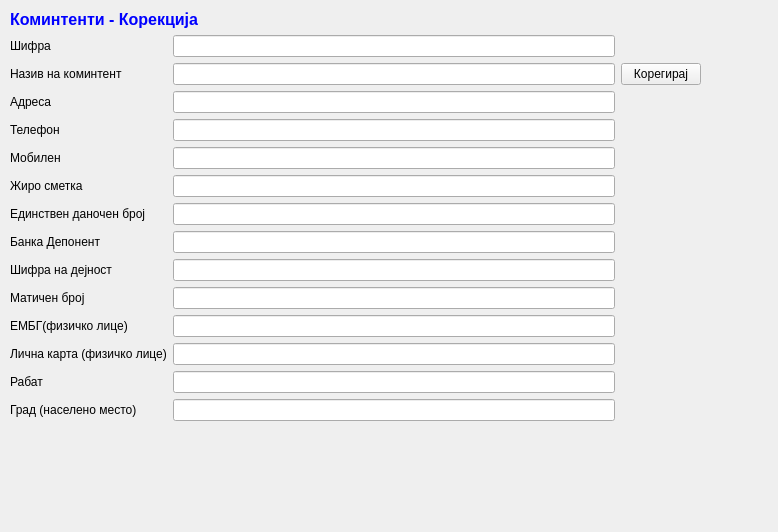
<?xml version="1.0" encoding="UTF-8"?>
<ui version="4.0">
 <class>KomintentiKorekcija</class>
 <widget class="QWidget" name="KomintentiKorekcija">
  <property name="geometry">
   <rect>
    <x>0</x>
    <y>0</y>
    <width>778</width>
    <height>532</height>
   </rect>
  </property>
  <property name="windowTitle">
   <string>Form</string>
  </property>
  <widget class="QWidget" name="layoutWidget">
   <property name="geometry">
    <rect>
     <x>10</x>
     <y>10</y>
     <width>691</width>
     <height>500</height>
    </rect>
   </property>
   <layout class="QGridLayout" name="gridLayout">
    <item row="0" column="0" colspan="3">
     <widget class="QLabel" name="label_16">
      <property name="text">
       <string>&lt;html&gt;&lt;head&gt;&lt;meta name=&quot;qrichtext&quot; content=&quot;1&quot; /&gt;&lt;style type=&quot;text/css&quot;&gt;
p, li { white-space: pre-wrap; }
&lt;/style&gt;&lt;/head&gt;&lt;body style=&quot; font-family:'MS Shell Dlg 2'; font-size:8.25pt; font-weight:400; font-style:normal; text-decoration:none;&quot;&gt;
&lt;p style=&quot; margin-top:0px; margin-bottom:0px; margin-left:0px; margin-right:0px; -qt-block-indent:0; text-indent:0px; font-size:8pt;&quot;&gt;&lt;span style=&quot; font-size:12pt; font-weight:600; color:#0000ff;&quot;&gt;Коминтенти - Корекција &lt;/span&gt;&lt;/p&gt;&lt;/body&gt;&lt;/html&gt;</string>
      </property>
     </widget>
    </item>
    <item row="1" column="0">
     <widget class="QLabel" name="label_14">
      <property name="text">
       <string>Шифра</string>
      </property>
     </widget>
    </item>
    <item row="1" column="2">
     <widget class="QLineEdit" name="lineEdit_14">
      <property name="enabled">
       <bool>true</bool>
      </property>
     </widget>
    </item>
    <item row="2" column="0" colspan="2">
     <widget class="QLabel" name="label">
      <property name="text">
       <string>Назив на коминтент</string>
      </property>
     </widget>
    </item>
    <item row="2" column="2">
     <widget class="QLineEdit" name="lineEdit"/>
    </item>
    <item row="2" column="3">
     <widget class="QPushButton" name="pushButton">
      <property name="text">
       <string>Корегирај</string>
      </property>
      <property name="icon">
       <iconset>
        <normaloff>:/sterna/Resources/key_f9.png</normaloff>:/sterna/Resources/key_f9.png</iconset>
      </property>
     </widget>
    </item>
    <item row="3" column="0">
     <widget class="QLabel" name="label_2">
      <property name="text">
       <string>Адреса</string>
      </property>
     </widget>
    </item>
    <item row="3" column="2">
     <widget class="QLineEdit" name="lineEdit_2"/>
    </item>
    <item row="4" column="0">
     <widget class="QLabel" name="label_3">
      <property name="text">
       <string>Телефон</string>
      </property>
     </widget>
    </item>
    <item row="4" column="2">
     <widget class="QLineEdit" name="lineEdit_3"/>
    </item>
    <item row="5" column="0">
     <widget class="QLabel" name="label_4">
      <property name="text">
       <string>Мобилен</string>
      </property>
     </widget>
    </item>
    <item row="5" column="2">
     <widget class="QLineEdit" name="lineEdit_4"/>
    </item>
    <item row="6" column="0" colspan="2">
     <widget class="QLabel" name="label_5">
      <property name="text">
       <string>Жиро сметка</string>
      </property>
     </widget>
    </item>
    <item row="6" column="2">
     <widget class="QLineEdit" name="lineEdit_5">
      <property name="maxLength">
       <number>15</number>
      </property>
     </widget>
    </item>
    <item row="7" column="0" colspan="2">
     <widget class="QLabel" name="label_6">
      <property name="text">
       <string>Единствен даночен број</string>
      </property>
     </widget>
    </item>
    <item row="7" column="2">
     <widget class="QLineEdit" name="lineEdit_6"/>
    </item>
    <item row="8" column="0" colspan="2">
     <widget class="QLabel" name="label_7">
      <property name="text">
       <string>Банка Депонент</string>
      </property>
     </widget>
    </item>
    <item row="8" column="2">
     <widget class="QLineEdit" name="lineEdit_7"/>
    </item>
    <item row="9" column="0" colspan="2">
     <widget class="QLabel" name="label_8">
      <property name="text">
       <string>Шифра на дејност</string>
      </property>
     </widget>
    </item>
    <item row="9" column="2">
     <widget class="QLineEdit" name="lineEdit_8"/>
    </item>
    <item row="10" column="0" colspan="2">
     <widget class="QLabel" name="label_9">
      <property name="text">
       <string>Матичен број</string>
      </property>
     </widget>
    </item>
    <item row="10" column="2">
     <widget class="QLineEdit" name="lineEdit_9"/>
    </item>
    <item row="11" column="0" colspan="2">
     <widget class="QLabel" name="label_10">
      <property name="text">
       <string>ЕМБГ(физичко лице)</string>
      </property>
     </widget>
    </item>
    <item row="11" column="2">
     <widget class="QLineEdit" name="lineEdit_10">
      <property name="maxLength">
       <number>13</number>
      </property>
     </widget>
    </item>
    <item row="12" column="0" colspan="2">
     <widget class="QLabel" name="label_11">
      <property name="text">
       <string>Лична карта (физичко лице)</string>
      </property>
     </widget>
    </item>
    <item row="12" column="2">
     <widget class="QLineEdit" name="lineEdit_11"/>
    </item>
    <item row="13" column="0">
     <widget class="QLabel" name="label_12">
      <property name="text">
       <string>Рабат</string>
      </property>
     </widget>
    </item>
    <item row="13" column="2">
     <widget class="QLineEdit" name="lineEdit_12"/>
    </item>
    <item row="14" column="0" colspan="2">
     <widget class="QLabel" name="label_13">
      <property name="text">
       <string>Град (населено место)</string>
      </property>
     </widget>
    </item>
    <item row="14" column="2">
     <widget class="QLineEdit" name="lineEdit_13"/>
    </item>
    <item row="15" column="1">
     <spacer name="verticalSpacer">
      <property name="orientation">
       <enum>Qt::Vertical</enum>
      </property>
      <property name="sizeHint" stdset="0">
       <size>
        <width>20</width>
        <height>40</height>
       </size>
      </property>
     </spacer>
    </item>
   </layout>
  </widget>
 </widget>
 <resources/>
 <connections/>
</ui>
